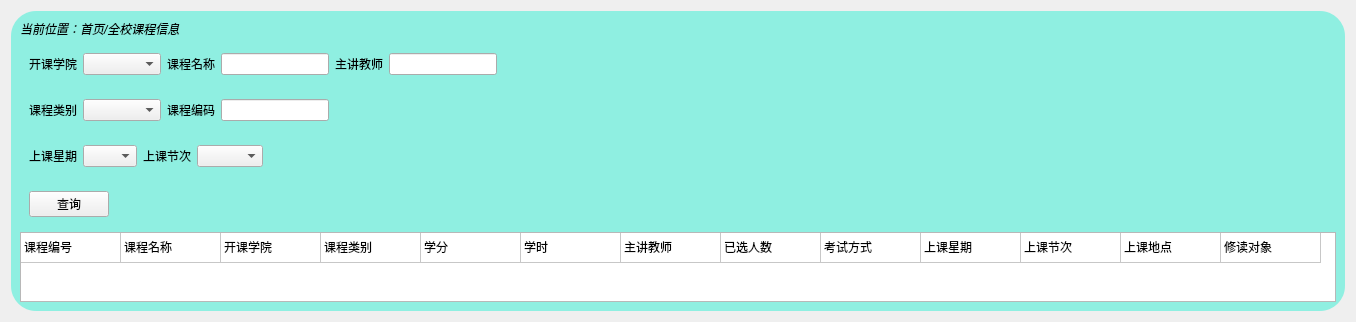
     <widget class="QWidget" name="courseInfoP">
      <property name="styleSheet">
       <string notr="true"/>
      </property>
      <layout class="QGridLayout" name="gridLayout_6">
       <item row="0" column="0" alignment="Qt::AlignHCenter">
        <widget class="QWidget" name="courseInfoWidget" native="true">
         <property name="styleSheet">
          <string notr="true">#courseInfoWidget{

	background-color: rgba(104, 240, 220,180);
border-radius:25px;
}</string>
         </property>
         <layout class="QVBoxLayout" name="verticalLayout_4">
          <item>
           <widget class="QLabel" name="label_26">
            <property name="text">
             <string>&lt;html&gt;&lt;head/&gt;&lt;body&gt;&lt;p&gt;&lt;span style=&quot; font-style:italic;&quot;&gt;当前位置：首页/全校课程信息&lt;/span&gt;&lt;/p&gt;&lt;/body&gt;&lt;/html&gt;</string>
            </property>
           </widget>
          </item>
          <item alignment="Qt::AlignLeft">
           <widget class="QWidget" name="courseInfowidget_1" native="true">
            <layout class="QHBoxLayout" name="horizontalLayout_7">
             <item>
              <widget class="QLabel" name="label_7">
               <property name="text">
                <string>开课学院</string>
               </property>
              </widget>
             </item>
             <item>
              <widget class="QComboBox" name="institute_InfoComboBox">
               <item>
                <property name="text">
                 <string/>
                </property>
               </item>
               <item>
                <property name="text">
                 <string>格兰芬多</string>
                </property>
               </item>
               <item>
                <property name="text">
                 <string>拉文克劳</string>
                </property>
               </item>
               <item>
                <property name="text">
                 <string>赫奇帕奇</string>
                </property>
               </item>
               <item>
                <property name="text">
                 <string>斯莱特林</string>
                </property>
               </item>
              </widget>
             </item>
             <item>
              <widget class="QLabel" name="label_8">
               <property name="text">
                <string>课程名称</string>
               </property>
              </widget>
             </item>
             <item>
              <widget class="QLineEdit" name="coursename_InfolineEdit"/>
             </item>
             <item>
              <widget class="QLabel" name="label_9">
               <property name="text">
                <string>主讲教师</string>
               </property>
              </widget>
             </item>
             <item>
              <widget class="QLineEdit" name="teacherlineEdit"/>
             </item>
            </layout>
           </widget>
          </item>
          <item alignment="Qt::AlignLeft">
           <widget class="QWidget" name="courseInfowidget_2" native="true">
            <layout class="QHBoxLayout" name="horizontalLayout_8">
             <item>
              <widget class="QLabel" name="label_10">
               <property name="text">
                <string>课程类别</string>
               </property>
              </widget>
             </item>
             <item>
              <widget class="QComboBox" name="coursetype_InfoComboBox">
               <item>
                <property name="text">
                 <string/>
                </property>
               </item>
               <item>
                <property name="text">
                 <string>必修</string>
                </property>
               </item>
               <item>
                <property name="text">
                 <string>选修</string>
                </property>
               </item>
               <item>
                <property name="text">
                 <string>专业课</string>
                </property>
               </item>
               <item>
                <property name="text">
                 <string>预习课程</string>
                </property>
               </item>
              </widget>
             </item>
             <item>
              <widget class="QLabel" name="label_11">
               <property name="text">
                <string>课程编码</string>
               </property>
              </widget>
             </item>
             <item>
              <widget class="QLineEdit" name="coursecode_InfolineEdit"/>
             </item>
            </layout>
           </widget>
          </item>
          <item alignment="Qt::AlignLeft">
           <widget class="QWidget" name="courseInfowidget_3" native="true">
            <layout class="QHBoxLayout" name="horizontalLayout_9">
             <item>
              <widget class="QLabel" name="label_12">
               <property name="text">
                <string>上课星期</string>
               </property>
              </widget>
             </item>
             <item>
              <widget class="QComboBox" name="week_InfoComboBox">
               <item>
                <property name="text">
                 <string/>
                </property>
               </item>
               <item>
                <property name="text">
                 <string>周一</string>
                </property>
               </item>
               <item>
                <property name="text">
                 <string>周二</string>
                </property>
               </item>
               <item>
                <property name="text">
                 <string>周三</string>
                </property>
               </item>
               <item>
                <property name="text">
                 <string>周四</string>
                </property>
               </item>
               <item>
                <property name="text">
                 <string>周五</string>
                </property>
               </item>
              </widget>
             </item>
             <item>
              <widget class="QLabel" name="label_13">
               <property name="text">
                <string>上课节次</string>
               </property>
              </widget>
             </item>
             <item>
              <widget class="QComboBox" name="period_InfoComboBox">
               <item>
                <property name="text">
                 <string/>
                </property>
               </item>
               <item>
                <property name="text">
                 <string>第一节</string>
                </property>
               </item>
               <item>
                <property name="text">
                 <string>第二节</string>
                </property>
               </item>
               <item>
                <property name="text">
                 <string>第三节</string>
                </property>
               </item>
               <item>
                <property name="text">
                 <string>第四节</string>
                </property>
               </item>
              </widget>
             </item>
            </layout>
           </widget>
          </item>
          <item alignment="Qt::AlignLeft">
           <widget class="QWidget" name="widget_20" native="true">
            <layout class="QHBoxLayout" name="horizontalLayout_14">
             <item>
              <widget class="QPushButton" name="Query_InfoPushBtn">
               <property name="text">
                <string>查询</string>
               </property>
              </widget>
             </item>
            </layout>
           </widget>
          </item>
          <item>
           <widget class="QTableWidget" name="CourseTableWidget">
            <property name="sizeAdjustPolicy">
             <enum>QAbstractScrollArea::AdjustToContents</enum>
            </property>
            <property name="editTriggers">
             <set>QAbstractItemView::NoEditTriggers</set>
            </property>
            <property name="selectionMode">
             <enum>QAbstractItemView::NoSelection</enum>
            </property>
            <attribute name="horizontalHeaderVisible">
             <bool>false</bool>
            </attribute>
            <attribute name="verticalHeaderVisible">
             <bool>false</bool>
            </attribute>
            <row>
             <property name="text">
              <string>新建行</string>
             </property>
            </row>
            <column>
             <property name="text">
              <string>新建列</string>
             </property>
            </column>
            <column>
             <property name="text">
              <string>新建列</string>
             </property>
            </column>
            <column>
             <property name="text">
              <string>新建列</string>
             </property>
            </column>
            <column>
             <property name="text">
              <string>新建列</string>
             </property>
            </column>
            <column>
             <property name="text">
              <string>学分</string>
             </property>
            </column>
            <column>
             <property name="text">
              <string>学时</string>
             </property>
            </column>
            <column>
             <property name="text">
              <string>主讲教师</string>
             </property>
            </column>
            <column>
             <property name="text">
              <string>新建列</string>
             </property>
            </column>
            <column>
             <property name="text">
              <string>新建列</string>
             </property>
            </column>
            <column>
             <property name="text">
              <string>新建列</string>
             </property>
            </column>
            <column>
             <property name="text">
              <string>新建列</string>
             </property>
            </column>
            <column>
             <property name="text">
              <string>上课地点</string>
             </property>
            </column>
            <column>
             <property name="text">
              <string>修读对象</string>
             </property>
            </column>
            <item row="0" column="0">
             <property name="text">
              <string>课程编号</string>
             </property>
            </item>
            <item row="0" column="1">
             <property name="text">
              <string>课程名称</string>
             </property>
            </item>
            <item row="0" column="2">
             <property name="text">
              <string>开课学院</string>
             </property>
            </item>
            <item row="0" column="3">
             <property name="text">
              <string>课程类别</string>
             </property>
            </item>
            <item row="0" column="4">
             <property name="text">
              <string>学分</string>
             </property>
            </item>
            <item row="0" column="5">
             <property name="text">
              <string>学时</string>
             </property>
            </item>
            <item row="0" column="6">
             <property name="text">
              <string>主讲教师</string>
             </property>
            </item>
            <item row="0" column="7">
             <property name="text">
              <string>已选人数</string>
             </property>
            </item>
            <item row="0" column="8">
             <property name="text">
              <string>考试方式</string>
             </property>
            </item>
            <item row="0" column="9">
             <property name="text">
              <string>上课星期</string>
             </property>
            </item>
            <item row="0" column="10">
             <property name="text">
              <string>上课节次</string>
             </property>
            </item>
            <item row="0" column="11">
             <property name="text">
              <string>上课地点</string>
             </property>
            </item>
            <item row="0" column="12">
             <property name="text">
              <string>修读对象</string>
             </property>
            </item>
           </widget>
          </item>
         </layout>
        </widget>
       </item>
      </layout>
     </widget>
